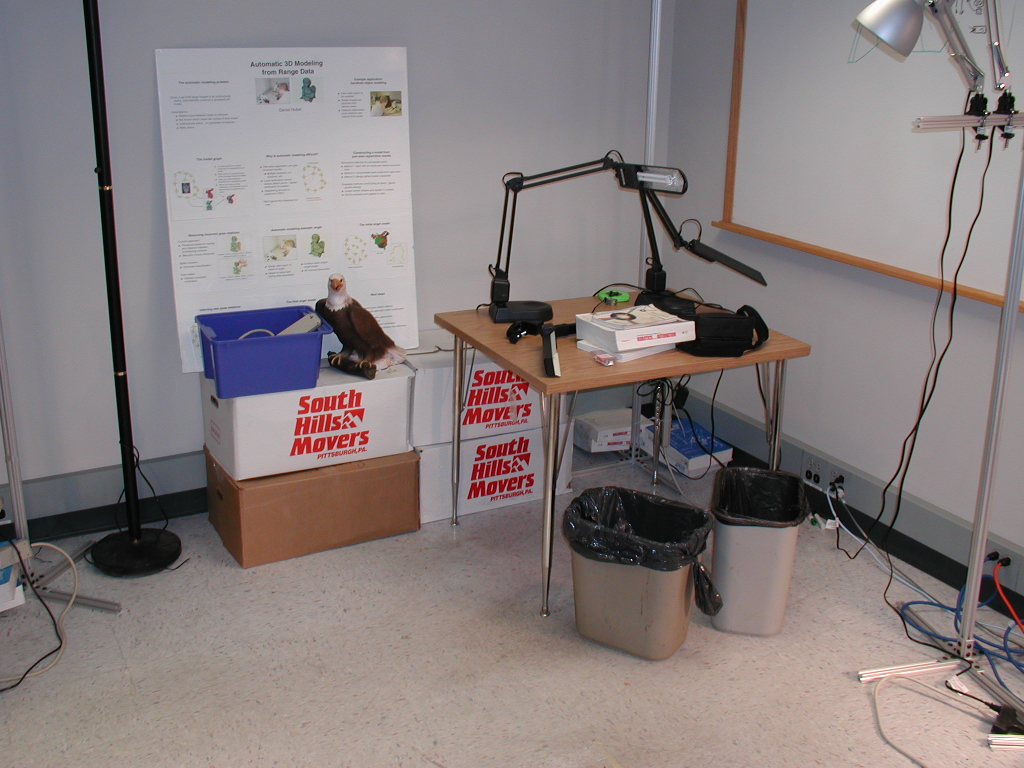
#> input picture Lab3/cluttera2.jpg, 1024 x 768 px
$ jupyter execute lab3.ipynb
#> lines starting #> are read from the running program, lines starting #| are printed output that depends on the picture
# Lab 3

In this lab exercise, you will look at applying an edge detector. We will use several functions from [scikit-image](https://scikit-image.org) to perform edge detection and visualisation.

You are asked to write a short (no more than 2 pages) report of your work, answering specific questions, and showing example images. This work is not assessed (it will not count towards your module mark) but you will get formative feedback.

### Task 1

Work your way through the script below. Using online documentation, understand how each function works, from edge detection, Hough Transform and line detection. Write a summary of how this algorithm works.

[cell 1]
# Lab 3: Hough Transform

#This script is based off the following guide: https://scikit-image.org/docs/stable/auto_examples/edges/plot_line_hough_transform.html

# Imports

from skimage import io
from matplotlib import pyplot as plt
import numpy as np
from skimage.transform import hough_line, hough_line_peaks
from skimage.color import rgb2gray
from skimage.feature import canny
from matplotlib import cm

## First we will read the image and find edges
# Read image
img = io.imread('cluttera2.jpg')
#> img is the input picture: shape (768, 1024, 3); mean R, G, B 134.6, 125, 125.4

# The image is RGB and we need to convert to grayscale
img_grey = rgb2gray(img)
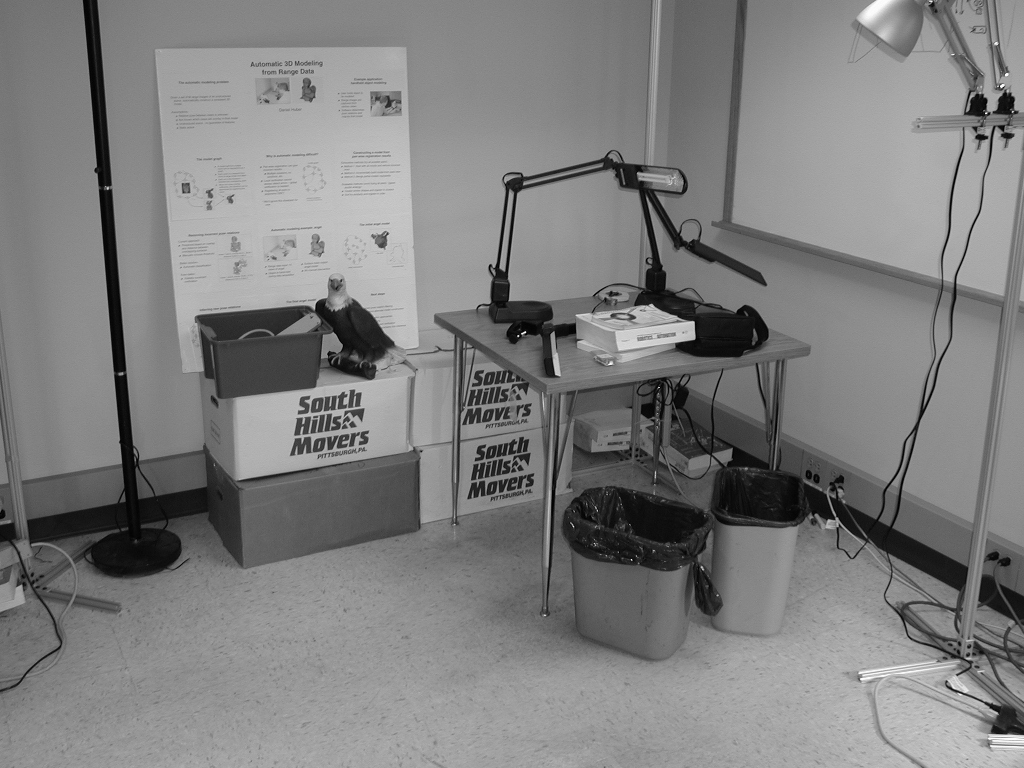
#> img_grey: shape (768, 1024) float64; min 0.000565, max 0.999, mean 0.498

# Apply your favourite edge detector: Here I am using Built-in Canny
img_edges = canny(img_grey)
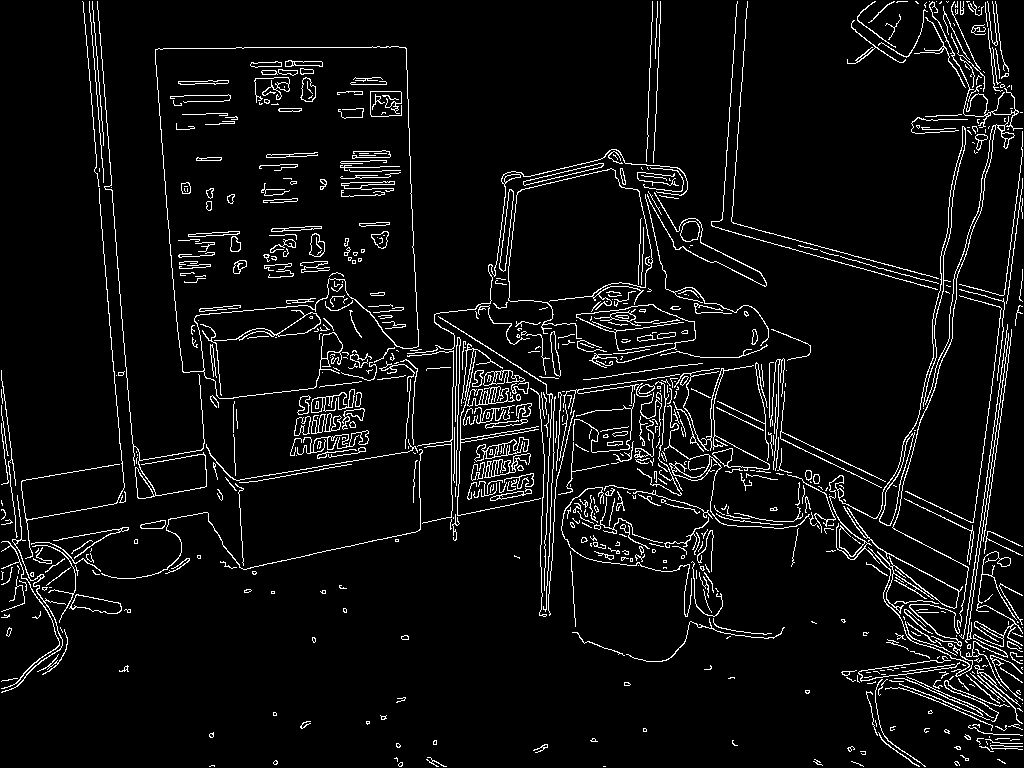
#> img_edges: shape (768, 1024) bool; 5.8% white in thin lines or dots

# Configure the figure
fig, axes = plt.subplots(1, 3,figsize=(16, 5))
ax = axes.ravel()

ax[0].imshow(img_edges, cmap=cm.gray)
ax[0].set_title('Detected Edges')
ax[0].set_axis_off()

# Classic straight-line Hough transform
tested_angles = np.linspace(-np.pi / 2, np.pi / 2, 360, endpoint=False)
h, theta, d = hough_line(img_edges, theta=tested_angles)
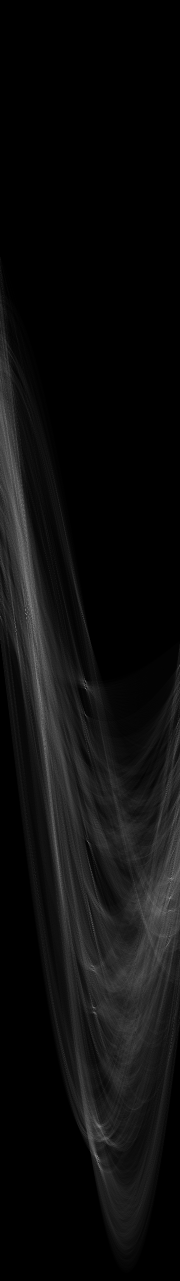
#> h: shape (2561, 360) uint64 (shown at 1/2 size); min 0, max 338, mean 17.8; drawn with min black and max white
#> theta = 360 values from -1.57 to 1.56; d = 2561 values from -1280 to 1280

accum, angles, dists = hough_line_peaks(h,theta,d,threshold=1,num_peaks=10)
#> accum = [338, 322, 305, 274, 266, 264, 252, 247, 243, 237]; angles = [-1.13, 0.131, -1.3, 1.4, 0.14, -0.0873, -0.0785, 0.0698, 1.4, -1]; dists = [-53, 1033, -28, 515, 1043, 81, 96, 745, 477, -31]

angle_step = 0.5 * np.diff(theta).mean()
#> angle_step = 0.00436
d_step = 0.5 * np.diff(d).mean()
#> d_step = 0.5
bounds = [np.rad2deg(theta[0] - angle_step),
          np.rad2deg(theta[-1] + angle_step),
          d[-1] + d_step, d[0] - d_step]
#> bounds = [-90.25, 89.75, 1280.5, -1280.5]

# Plot each of the lines on the hough transform
for i in range(0,len(angles)):
    ax[1].plot(np.rad2deg(angles[i]),dists[i],'ro')
#> this loop made 10 passes

ax[1].imshow(np.log(1 + h), extent=bounds, cmap=cm.gray,aspect=0.1)

ax[1].set_title('Hough transform')
ax[1].set_xlabel('Angles (degrees)')
ax[1].set_ylabel('Distance (pixels)')

ax[1].axis('auto')
ax[1].set_xlim(0,50)

# Plot Figure 3: Detected Lines
for i in range(0,len(angles)):
    (x0, y0) = dists[i] * np.array([np.cos(angles[i]), np.sin(angles[i])])
    ax[2].axline((x0, y0),slope=np.tan(angles[i] + np.pi/2), color="red", linewidth=3)
#> this loop made 10 passes
#> (x0, y0) on passes 1 to 10: (-22.82, 47.84), (1024.2, 134.8), (-7.48, 26.98), (89.43, 507.2), (1032.8, 145.2), (80.69, -7.06), (95.7, -7.53), (743.2, 51.97), (82.83, 469.8), (-16.66, 26.15)

ax[2].set_ylim((img.shape[0], 0))
ax[2].set_axis_off()
ax[2].set_title('Detected lines')

io.imshow(img)
plt.show()
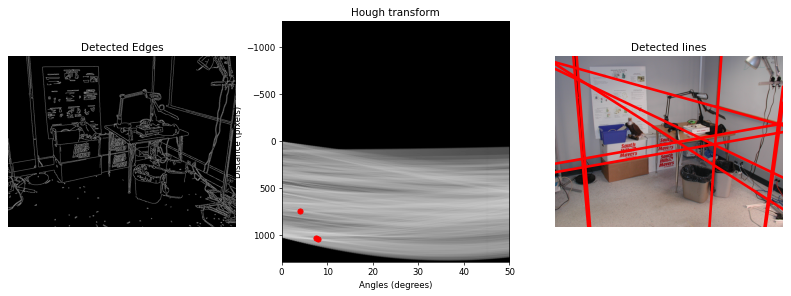
#> figure drawn by matplotlib, 3 panels
